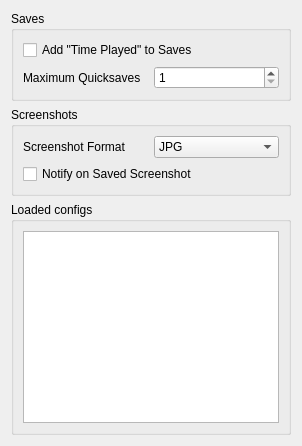
     <widget class="QWidget" name="Miscellaneous">
      <attribute name="title">
       <string>Miscellaneous</string>
      </attribute>
      <layout class="QVBoxLayout" name="scrollAreaVerticalLayout">
       <item>
        <widget class="QGroupBox" name="savesGroup">
         <property name="title">
          <string>Saves</string>
         </property>
         <layout class="QVBoxLayout" name="savesGroupVerticalLayout">
          <item>
           <widget class="QCheckBox" name="timePlayedCheckbox">
            <property name="toolTip">
             <string>&lt;html&gt;&lt;head/&gt;&lt;body&gt;&lt;p&gt;This setting determines whether the amount of the time the player has spent playing will be displayed for each saved game in the Load menu.&lt;/p&gt;&lt;/body&gt;&lt;/html&gt;</string>
            </property>
            <property name="text">
             <string>Add &quot;Time Played&quot; to Saves</string>
            </property>
           </widget>
          </item>
          <item>
           <layout class="QHBoxLayout" name="maximumQuicksavesLayout">
            <item>
             <widget class="QLabel" name="maximumQuicksavesLabel">
              <property name="text">
               <string>Maximum Quicksaves</string>
              </property>
             </widget>
            </item>
            <item>
             <widget class="QSpinBox" name="maximumQuicksavesComboBox">
              <property name="minimum">
               <number>1</number>
              </property>
             </widget>
            </item>
           </layout>
          </item>
         </layout>
        </widget>
       </item>
       <item>
        <widget class="QGroupBox" name="screenshotsGroup">
         <property name="title">
          <string>Screenshots</string>
         </property>
         <layout class="QVBoxLayout" name="otherGroupVerticalLayout">
          <item>
           <layout class="QHBoxLayout" name="screenshotFormatLayout">
            <item>
             <widget class="QLabel" name="screenshotFormatLabel">
              <property name="text">
               <string>Screenshot Format</string>
              </property>
             </widget>
            </item>
            <item>
             <widget class="QComboBox" name="screenshotFormatComboBox">
              <item>
               <property name="text">
                <string>JPG</string>
               </property>
              </item>
              <item>
               <property name="text">
                <string>PNG</string>
               </property>
              </item>
              <item>
               <property name="text">
                <string>TGA</string>
               </property>
              </item>
             </widget>
            </item>
           </layout>
          </item>
          <item>
           <widget class="QCheckBox" name="notifyOnSavedScreenshotCheckBox">
            <property name="text">
             <string>Notify on Saved Screenshot</string>
            </property>
           </widget>
          </item>
         </layout>
        </widget>
       </item>
       <item>
        <widget class="QGroupBox" name="configsGroup">
         <property name="title">
          <string>Loaded configs</string>
         </property>
         <layout class="QVBoxLayout" name="verticalLayout_4">
          <item>
           <widget class="QListWidget" name="configsList">
            <property name="sizePolicy">
             <sizepolicy hsizetype="Expanding" vsizetype="Fixed">
              <horstretch>0</horstretch>
              <verstretch>0</verstretch>
             </sizepolicy>
            </property>
           </widget>
          </item>
         </layout>
        </widget>
       </item>
       <item>
        <spacer>
         <property name="orientation">
          <enum>Qt::Vertical</enum>
         </property>
         <property name="sizeHint" stdset="0">
          <size>
           <width>0</width>
           <height>0</height>
          </size>
         </property>
        </spacer>
       </item>
      </layout>
     </widget>
